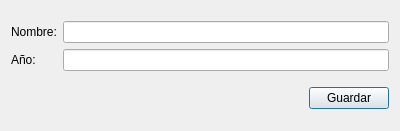
<?xml version="1.0" encoding="UTF-8"?>
<ui version="4.0">
 <class>fIngreso</class>
 <widget class="QDialog" name="fIngreso">
  <property name="geometry">
   <rect>
    <x>0</x>
    <y>0</y>
    <width>400</width>
    <height>131</height>
   </rect>
  </property>
  <property name="windowTitle">
   <string>Dialog</string>
  </property>
  <layout class="QVBoxLayout" name="verticalLayout">
   <item>
    <layout class="QGridLayout" name="gridLayout">
     <item row="0" column="0">
      <widget class="QLabel" name="lblNombre">
       <property name="text">
        <string>Nombre:</string>
       </property>
      </widget>
     </item>
     <item row="0" column="1">
      <widget class="QLineEdit" name="ledNombre"/>
     </item>
     <item row="1" column="0">
      <widget class="QLabel" name="lblAnio">
       <property name="text">
        <string>Año:</string>
       </property>
      </widget>
     </item>
     <item row="1" column="1">
      <widget class="QLineEdit" name="ledAnio"/>
     </item>
    </layout>
   </item>
   <item>
    <layout class="QHBoxLayout" name="horizontalLayout">
     <item>
      <spacer name="horizontalSpacer">
       <property name="orientation">
        <enum>Qt::Horizontal</enum>
       </property>
       <property name="sizeHint" stdset="0">
        <size>
         <width>40</width>
         <height>20</height>
        </size>
       </property>
      </spacer>
     </item>
     <item>
      <widget class="QPushButton" name="btnGuardar">
       <property name="text">
        <string>Guardar</string>
       </property>
      </widget>
     </item>
    </layout>
   </item>
  </layout>
 </widget>
 <resources/>
 <connections/>
</ui>
